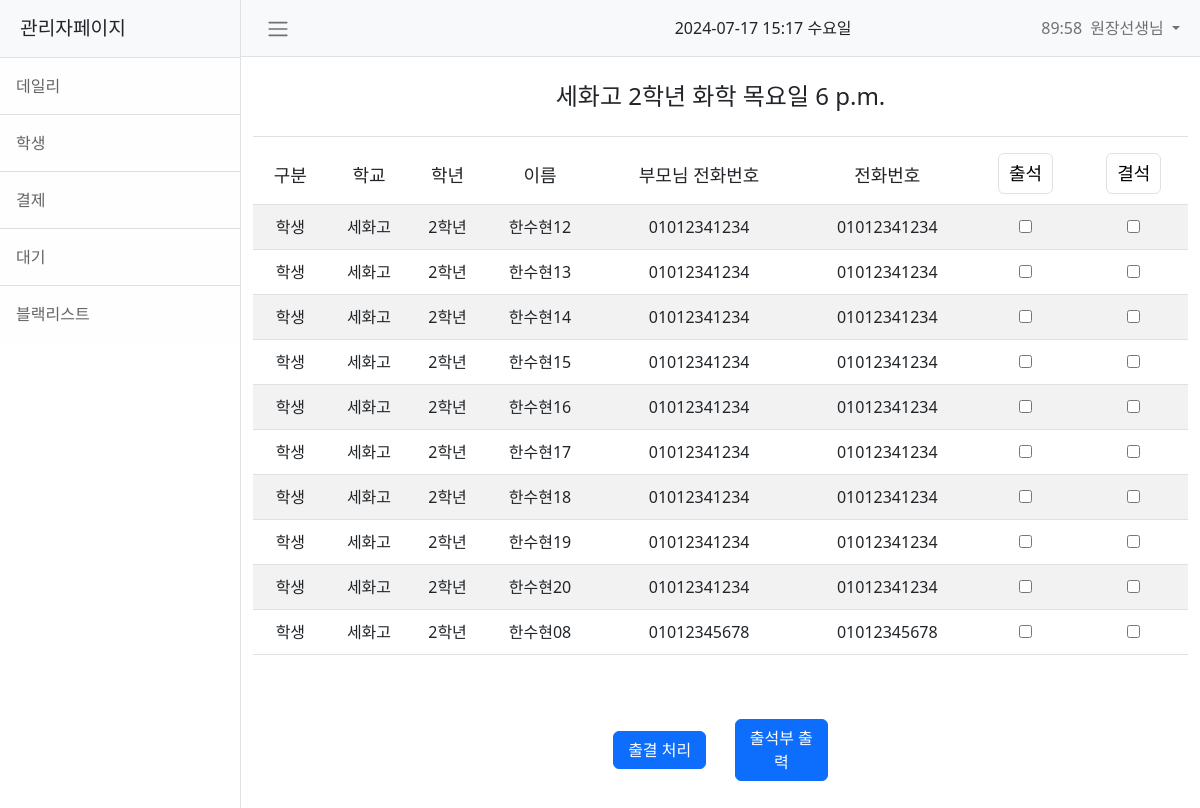
Page /management/lecture/11/ (signed in) on the earlier database version.
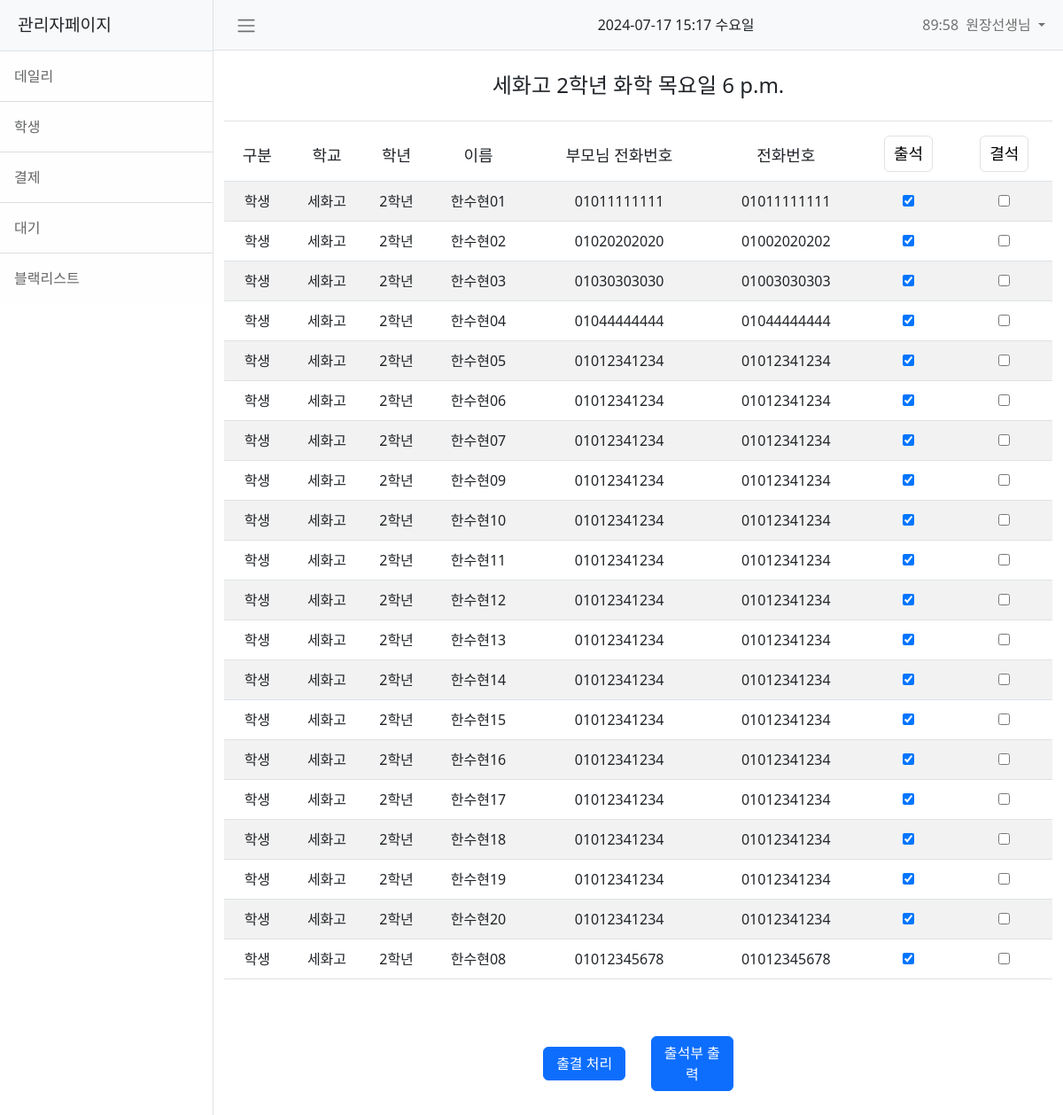
Same page on the later database version.
### common/models.py (models this page shows)
class User(AbstractUser):
    GRADE_CHOICES = (
        ("1학년", "1학년"),
        ("2학년", "2학년"),
        ("3학년", "3학년"),
    )
    SCHOOL_CHOICES = (
        ("세화고", "세화고"),
        ("세화여고", "세화여고"),
        ("연합반", "연합반"),
    )
    name = models.CharField(max_length=100, null=False, verbose_name="이름")
    phone = models.CharField(
        max_length=20, null=True, blank=True, verbose_name="전화번호"
    )
    parent_phone = models.CharField(
        max_length=20, null=True, blank=True, verbose_name="부모님 전화번호"
    )
    is_teacher = models.BooleanField(default=False, verbose_name="강사")
    is_manager = models.BooleanField(default=False, verbose_name="행정")
    school = models.CharField(
        max_length=50,
        choices=SCHOOL_CHOICES,
        blank=True,
        null=True,
        verbose_name="학교",
    )
    grade = models.CharField(
        max_length=10,
        choices=GRADE_CHOICES,
        blank=True,
        null=True,
        verbose_name="학년",
    )
    physics = models.BooleanField(default=False, verbose_name="물리")
    chemistry = models.BooleanField(default=False, verbose_name="화학")
    biology = models.BooleanField(default=False, verbose_name="생명과학")
    earth_science = models.BooleanField(default=False, verbose_name="지구과학")
    integrated_science = models.BooleanField(default=False, verbose_name="통합과학")
    courses = models.ManyToManyField(
        "Course",
        related_name="enrolled_students",
        blank=True,
        verbose_name="수업 시간표",
    )
    payment_count = models.IntegerField(default=12, verbose_name="결제 횟수")
    payment_request = models.BooleanField(default=False, verbose_name="결제 요청")
    latest_payment = models.DateField(
        blank=True, null=True, verbose_name="최근 결제 날짜"
    )
    is_active = models.BooleanField(
        default=False, verbose_name="활성화"
    )  # 관리자 승인 전까지는 비활성화된 계정 처리
    attended_dates = models.ManyToManyField(
        "Attendance",
        related_name="attended_at",
        blank=True,
        verbose_name="출석 날짜",
    )
    absent_dates = models.ManyToManyField(
        "Absence",
        related_name="absent_at",
        blank=True,
        verbose_name="결석 날짜",
    )
    def __str__(self):
        if self.is_teacher:
            return f"{self.name}"
        if self.is_manager:
            return f"{self.name}"
        else:
            return f"{self.school} {self.grade} {self.name}"
    class Meta:
        verbose_name = "회원"
        verbose_name_plural = "회원"

### common/decorators.py (the view)
    @login_required
    def _wrapped_view(request, *args, **kwargs):
        if not request.user.is_manager:
            raise PermissionDenied  # 접근 권한 없음
        return view_func(request, *args, **kwargs)

### common/models.py (called while the page is built)
    def __str__(self):
        return f"{self.course_school} {self.course_grade} {self.course_subject} {self.course_time}"

### management/views.py (called while the page is built)
@manager_required
def management_lecture(request, course_id):
    course = Course.objects.get(id=course_id)
    students = course.course_students.all()
    today = timezone.now().date()
    print("course:", course)
    print("students:", students)
    print("course_id:", course_id)
    print("today:", today)
    attendance_records = {
        attendance.student.id: attendance
        for attendance in Attendance.objects.filter(course=course, date=today)
    }
    absence_records = {
        absence.student.id: absence
        for absence in Absence.objects.filter(course=course, date=today)
    }
    return render(
        request,
        "management/management_lecture.html",
        {
            "course": course,
            "students": students,
            "attendance_records": attendance_records,
            "absence_records": absence_records,
        },
    )

### templates/management/management_lecture.html (shortened to what this page needs)
{% extends 'management/management_base.html' %}
{% load static %}
{% block extra_css %}
<link href="{% static 'css/management/management_lecture.css' %}" rel="stylesheet" />
{% endblock %}
{% block content %}
<div class="d-flex flex-column justify-content-center align-items-center container">
    <h2 id="course-title" class="text-center border-bottom w-100">{{ course.course_school }} {{ course.course_grade }} {% if course.course_subject == 'physics' %} 물리 {% elif course.course_subject == 'chemistry' %} 화학 {% elif course.course_subject == 'biology' %} 생명과학 {% else %} 지구과학 {% endif %} {{course.course_day}} {{course.course_time}}</h2>
    <form id="attendanceForm" method="post" action="{% url 'bulk_attendance' %}">
        <div class="table-responsive text-center w-100">
            <table class="table table-striped">
                <thead id="mngsldt-thead">
                    <tr>
                        <th>구분</th>
                        <th>학교</th>
                        <th>학년</th>
                        <th>이름</th>
                        <th>부모님 전화번호</th>
                        <th>전화번호</th>
                        <th><button type="button" id="selectAllAttendance" class="btn btn-link">출석</button></th>
                        <th><button type="button" id="selectAllAbsence" class="btn btn-link">결석</button></th>
                    </tr>
                </thead>
                <tbody id="mngsldt-tbody">
                    {% for student in students %}
                    {% if not student.is_teacher %}
                    <tr>
                        <td>학생</td>
                        <td>{{ student.school }}</td>
                        <td>{{ student.grade }}</td>
                        <td>{{ student.name }}</td>
                        <td>{{ student.parent_phone }}</td>
                        {% if student.phone != None %}
                            <td>{{ student.phone }}</td>
                        {% else %}
                            <td> - </td>
                        {% endif %}
                        <td>
                            <input type="checkbox" name="attendance" value="{{ student.id }}" class="attendance-checkbox" data-student-id="{{ student.id }}" {% if student.id in attendance_records %}checked{% endif %}>
                        </td>
                        <td>
                            <input type="checkbox" name="absence" value="{{ student.id }}" class="absence-checkbox" data-student-id="{{ student.id }}" {% if student.id in absence_records %}checked{% endif %}>
                        </td>
                    </tr>
                    {% endif %}
                    {% endfor %}
                </tbody>
            </table>
        </div>
        <br>
        <div class="text-center my-4 w-100">
            <button type="button" class="btn btn-primary me-4 slbtn" id="submitAttendance">출결 처리</button>
            <a href="{% url 'export_attendance' course.id %}" class="btn btn-primary slbtn">출석부 출력</a>
        </div>
    </form>
    <br>
    <br>
</div>
{% endblock %}

Differences in the rows shown:
now on this page (row edited): User: school "세화고", grade "2학년", name "한수현01", parent_phone "01011111111", phone "01011111111", attendance "☑"
now on this page (row edited): User: school "세화고", grade "2학년", name "한수현02", parent_phone "01020202020", phone "01002020202", attendance "☑"
now on this page (row edited): User: school "세화고", grade "2학년", name "한수현03", parent_phone "01030303030", phone "01003030303", attendance "☑"
now on this page (row edited): User: school "세화고", grade "2학년", name "한수현04", parent_phone "01044444444", phone "01044444444", attendance "☑"
now on this page (row edited): User: school "세화고", grade "2학년", name "한수현05", parent_phone "01012341234", phone "01012341234", attendance "☑"
now on this page (row edited): User: school "세화고", grade "2학년", name "한수현06", parent_phone "01012341234", phone "01012341234", attendance "☑"
now on this page (row edited): User: school "세화고", grade "2학년", name "한수현07", parent_phone "01012341234", phone "01012341234", attendance "☑"
now on this page (row edited): User: school "세화고", grade "2학년", name "한수현09", parent_phone "01012341234", phone "01012341234", attendance "☑"
now on this page (row edited): User: school "세화고", grade "2학년", name "한수현10", parent_phone "01012341234", phone "01012341234", attendance "☑"
now on this page (row edited): User: school "세화고", grade "2학년", name "한수현11", parent_phone "01012341234", phone "01012341234", attendance "☑"
changed User "한수현12": attendance "☐" → "☑"
changed User "한수현13": attendance "☐" → "☑"
changed User "한수현14": attendance "☐" → "☑"
changed User "한수현15": attendance "☐" → "☑"
changed User "한수현16": attendance "☐" → "☑"
changed User "한수현17": attendance "☐" → "☑"
changed User "한수현18": attendance "☐" → "☑"
changed User "한수현19": attendance "☐" → "☑"
changed User "한수현20": attendance "☐" → "☑"
changed User "한수현08": attendance "☐" → "☑"
